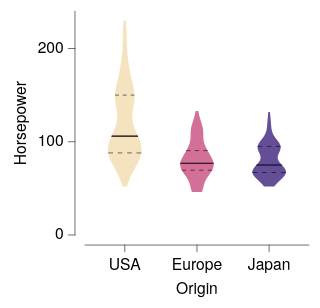

The specification (Vega-Lite) saved for this image:
### Vega-Lite specification from a JSON file in a GitHub repository (floating-point values rounded to 4 significant figures; data arrays with more than 128 entries replaced by an {"elided": "..."} marker saying what was removed)
{"background": null, "config": {"arc": {"fill": "#DBDBDB", "fillOpacity": 1.0, "innerRadius": 25.0, "padAngle": 0.03, "stroke": "black", "strokeOpacity": 1, "strokeWidth": 0.25}, "area": {"fill": "#DBDBDB", "fillOpacity": 1.0, "stroke": "black", "strokeOpacity": 1, "strokeWidth": 0.25}, "axis": {"domain": true, "domainCap": "round", "domainColor": "black", "domainWidth": 0.25, "grid": false, "gridCap": "round", "gridColor": "#F1F1F1", "gridDash": [0, 0], "gridOpacity": 1.0, "gridWidth": 0.25, "labelColor": "black", "labelFont": "Helvetica Neue, HelveticaNeue, Helvetica, Arial, sans-serif", "labelFontSize": 7, "labelFontStyle": "normal", "labelFontWeight": 400, "offset": 4.5, "ticks": true, "tickCap": "round", "tickColor": "black", "tickRound": false, "tickSize": 3, "tickWidth": 0.25, "titleColor": "black", "titleFont": "Helvetica Neue, HelveticaNeue, Helvetica, Arial, sans-serif", "titleFontSize": 7, "titleFontStyle": "normal", "titleFontWeight": 400}, "axisX": {"domain": true, "labelAlign": "center", "labelAngle": 0, "labels": true, "ticks": true, "translate": 0}, "axisY": {"domain": true, "labelAlign": "right", "labelAngle": 0, "labels": true, "ticks": true, "translate": 0}, "axisRight": {"domain": true, "labelAlign": "left", "labelAngle": 0, "labels": true, "ticks": true, "translate": 0}, "axisTop": {"domain": true, "labelAlign": "center", "labelAngle": 0, "labels": true, "ticks": true, "translate": 0}, "axisBand": {"tickOffset": 0}, "bar": {"fill": "#DBDBDB", "fillOpacity": 1.0, "stroke": "black", "strokeOpacity": 1, "strokeWidth": 0.25}, "boxplot": {"size": 9.0, "ticks": {"cornerRadius": 0.25, "fill": "black", "opacity": 1, "size": 4.5, "thickness": 0.25}, "box": {"fillOpacity": 1.0, "stroke": "black", "strokeOpacity": 1, "strokeWidth": 0.25}, "median": {"cornerRadius": 0, "fill": "black", "fillOpacity": 1.0, "opacity": 1, "size": 9.0, "thickness": 0.25}, "rule": {"fill": "black", "fillOpacity": 1.0, "size": 10.0, "stroke": "black", "strokeDash": [0, 0], "strokeOpacity": 1, "strokeWidth": 0.25}, "outliers": {"color": "black", "fill": "black", "fillOpacity": 1.0, "size": 0, "stroke": "black", "strokeOpacity": 1, "strokeWidth": 0.25}}, "circle": {"fill": "black", "fillOpacity": 1.0, "size": 1.25, "stroke": null, "strokeOpacity": 1, "strokeWidth": 0.25}, "errorband": {"band": {"fillOpacity": 0.6, "stroke": null, "strokeWidth": 0.25, "strokeOpacity": 1}, "borders": {"opacity": 0, "strokeOpacity": 0.25, "strokeWidth": 1}}, "errorbar": {"opacity": 1, "rule": {"strokeDash": [0, 0], "strokeWidth": 0.25}, "ticks": {"color": "black", "cornerRadius": 0.125, "opacity": 1, "size": 6.0, "thickness": 0.25}, "thickness": 0.25}, "font": "Helvetica Neue, HelveticaNeue, Helvetica, Arial, sans-serif", "geoshape": {"fill": "#DBDBDB", "fillOpacity": 1.0, "stroke": "black", "strokeOpacity": 1, "strokeWidth": 0.25}, "header": {"labelColor": "black", "labelFont": "Helvetica Neue, HelveticaNeue, Helvetica, Arial, sans-serif", "labelFontSize": 7, "labelFontStyle": "normal", "labelFontWeight": 400, "titleColor": "black", "titleFont": "Helvetica Neue, HelveticaNeue, Helvetica, Arial, sans-serif", "titleFontSize": 7, "titleFontStyle": "normal", "titleFontWeight": 400, "titlePadding": 0}, "legend": {"disable": false, "offset": 4.5, "titlePadding": 4, "labelOffset": 2, "gradientLabelOffset": 2, "gradientLength": 50.0, "gradientThickness": 5.0, "gradientOpacity": 1.0, "gradientStrokeColor": "black", "gradientStrokeWidth": 0.25, "labelColor": "black", "labelFont": "Helvetica Neue, HelveticaNeue, Helvetica, Arial, sans-serif", "labelFontSize": 7, "labelFontStyle": "normal", "labelFontWeight": 400, "strokeColor": "black", "strokeWidth": 0, "symbolSize": 42, "symbolStrokeColor": "black", "symbolStrokeWidth": 0.25, "titleColor": "black", "titleFont": "Helvetica Neue, HelveticaNeue, Helvetica, Arial, sans-serif", "titleFontSize": 7, "titleFontStyle": "normal", "titleFontWeight": 400}, "line": {"color": "black", "stroke": "black", "strokeCap": "butt", "strokeDash": [0, 0], "strokeOpacity": 1, "strokeWidth": 0.5}, "point": {"filled": true, "fill": "#DBDBDB", "fillOpacity": 1.0, "size": 5.0, "stroke": "black", "strokeOpacity": 1, "strokeWidth": 0.25}, "range": {"category": ["#B2B2B2", "#636363", "#4A7CD3", "#008542", "#382864", "#509F98", "#284F93", "#005226", "#A398D6", "#173633"], "diverging": {"scheme": ["#443E60", "#5F597E", "#7C759B", "#9994B6", "#B7B4CC", "#D6D5DC", "#F6F6F6", "#D1DAD9", "#A4C2BF", "#7AA9A4", "#578E89", "#37736E", "#1B5954"]}, "heatmap": {"scheme": ["#32022B", "#43044D", "#4C196E", "#4D338C", "#484DA6", "#3A68BB", "#1D83CA", "#1D9CCB", "#23B5C9", "#28CDC5", "#4DE0B4", "#91EE9F"]}, "ordinal": {"scheme": ["#F1F1F1", "#DBDBDB", "#C6C6C6", "#B2B2B2", "#9D9D9D", "#898989", "#767676", "#636363", "#515151", "#404040", "#2F2F2F", "#1F1F1F"]}, "ramp": {"scheme": ["#32022B", "#43044D", "#4C196E", "#4D338C", "#484DA6", "#3A68BB", "#1D83CA", "#1D9CCB", "#23B5C9", "#28CDC5", "#4DE0B4", "#91EE9F"]}}, "rule": {"color": "black", "stroke": "black", "strokeCap": "round", "strokeDash": [2, 2], "strokeOpacity": 1, "strokeWidth": 0.25}, "scale": {"bandPaddingInner": 0.1, "bandPaddingOuter": 0.1, "round": false}, "rect": {"fill": "#DBDBDB", "fillOpacity": 1.0, "stroke": "black", "strokeOpacity": 1, "strokeWidth": 0.25}, "square": {"fill": "#DBDBDB", "fillOpacity": 1.0, "size": 10.0, "stroke": "black", "strokeOpacity": 1, "strokeWidth": 0.25}, "text": {"color": "black", "font": "Helvetica Neue, HelveticaNeue, Helvetica, Arial, sans-serif", "fontSize": 7, "fontStyle": "normal", "fontWeight": 400}, "tick": {"color": "black", "cornerRadius": 0.125, "opacity": 1.0, "size": 9.0, "thickness": 0.25}, "title": {"anchor": "middle", "frame": "group", "color": "black", "font": "Helvetica Neue, HelveticaNeue, Helvetica, Arial, sans-serif", "fontSize": 7, "fontStyle": "normal", "fontWeight": 400, "subtitleColor": "black", "subtitleFont": "Helvetica Neue, HelveticaNeue, Helvetica, Arial, sans-serif", "subtitleFontSize": "Helvetica Neue, HelveticaNeue, Helvetica, Arial, sans-serif", "subtitleFontStyle": "normal", "subtitleFontWeight": 400}, "trail": {"color": "black", "opacity": 1, "size": 0.5}, "view": {"continuousWidth": 100, "continuousHeight": 100, "discreteWidth": 100, "discreteHeight": 100, "fill": null, "stroke": null, "strokeWidth": 0.25}}, "layer": [{"data": {"name": "data-44dff7445a501b9cf6b30f1134c45719"}, "mark": {"type": "line", "fillOpacity": 0.85, "filled": true, "strokeOpacity": 0, "strokeWidth": 0.25}, "encoding": {"color": {"field": "__group", "legend": null, "scale": {"domain": ["USA", "Europe", "Japan"], "range": ["#F4DDB4", "#CC5887", "#4B2F87"]}, "sort": ["USA", "Europe", "Japan"], "title": null, "type": "nominal"}, "order": {"field": "__order", "type": "quantitative"}, "x": {"axis": null, "field": "__x", "scale": {"domain": [0, 100], "padding": 0}, "type": "quantitative"}, "y": {"field": "__y", "title": "Horsepower", "type": "quantitative"}}}, {"data": {"values": [{"__group": "USA", "__y": 88.0, "__x": 10.35, "__x2": 25.13, "__dysonsphere__": 1}]}, "mark": {"type": "rule", "color": "black", "strokeCap": "butt", "strokeDash": [2.111, 2.111], "strokeWidth": 0.25}, "encoding": {"x": {"axis": null, "field": "__x", "scale": {"domain": [0, 100], "padding": 0}, "type": "quantitative"}, "x2": {"field": "__x2"}, "y": {"field": "__y", "title": "Horsepower", "type": "quantitative"}}}, {"data": {"values": [{"__group": "USA", "__y": 150.0, "__x": 13.39, "__x2": 22.1, "__dysonsphere__": 1}]}, "mark": {"type": "rule", "color": "black", "strokeCap": "butt", "strokeDash": [1.742, 1.742], "strokeWidth": 0.25}, "encoding": {"x": {"axis": null, "field": "__x", "scale": {"domain": [0, 100], "padding": 0}, "type": "quantitative"}, "x2": {"field": "__x2"}, "y": {"field": "__y", "title": "Horsepower", "type": "quantitative"}}}, {"data": {"values": [{"__group": "Europe", "__y": 69.5, "__x": 43.2, "__x2": 56.8, "__dysonsphere__": 1}]}, "mark": {"type": "rule", "color": "black", "strokeCap": "butt", "strokeDash": [1.943, 1.943], "strokeWidth": 0.25}, "encoding": {"x": {"axis": null, "field": "__x", "scale": {"domain": [0, 100], "padding": 0}, "type": "quantitative"}, "x2": {"field": "__x2"}, "y": {"field": "__y", "title": "Horsepower", "type": "quantitative"}}}, {"data": {"values": [{"__group": "Europe", "__y": 90.5, "__x": 45.23, "__x2": 54.77, "__dysonsphere__": 1}]}, "mark": {"type": "rule", "color": "black", "strokeCap": "butt", "strokeDash": [1.906, 1.906], "strokeWidth": 0.25}, "encoding": {"x": {"axis": null, "field": "__x", "scale": {"domain": [0, 100], "padding": 0}, "type": "quantitative"}, "x2": {"field": "__x2"}, "y": {"field": "__y", "title": "Horsepower", "type": "quantitative"}}}, {"data": {"values": [{"__group": "Japan", "__y": 67.0, "__x": 74.78, "__x2": 89.74, "__dysonsphere__": 1}]}, "mark": {"type": "rule", "color": "black", "strokeCap": "butt", "strokeDash": [2.137, 2.137], "strokeWidth": 0.25}, "encoding": {"x": {"axis": null, "field": "__x", "scale": {"domain": [0, 100], "padding": 0}, "type": "quantitative"}, "x2": {"field": "__x2"}, "y": {"field": "__y", "title": "Horsepower", "type": "quantitative"}}}, {"data": {"values": [{"__group": "Japan", "__y": 95.0, "__x": 77.14, "__x2": 87.38, "__dysonsphere__": 1}]}, "mark": {"type": "rule", "color": "black", "strokeCap": "butt", "strokeDash": [2.048, 2.048], "strokeWidth": 0.25}, "encoding": {"x": {"axis": null, "field": "__x", "scale": {"domain": [0, 100], "padding": 0}, "type": "quantitative"}, "x2": {"field": "__x2"}, "y": {"field": "__y", "title": "Horsepower", "type": "quantitative"}}}, {"data": {"values": [{"__group": "USA", "__y": 105.4, "__x": 11.72, "__x2": 23.77, "__dysonsphere__": 1}, {"__group": "USA", "__y": 105.7, "__x": 11.76, "__x2": 23.72, "__dysonsphere__": 1}, {"__group": "USA", "__y": 106.0, "__x": 11.82, "__x2": 23.66, "__dysonsphere__": 1}, {"__group": "USA", "__y": 106.6, "__x": 11.92, "__x2": 23.56, "__dysonsphere__": 1}, {"__group": "USA", "__y": 106.6, "__x": 11.93, "__x2": 23.55, "__dysonsphere__": 1}, {"__group": "Europe", "__y": 76.4, "__x": 42.52, "__x2": 57.48, "__dysonsphere__": 1}, {"__group": "Europe", "__y": 76.6, "__x": 42.53, "__x2": 57.47, "__dysonsphere__": 1}, {"__group": "Europe", "__y": 77.0, "__x": 42.55, "__x2": 57.45, "__dysonsphere__": 1}, {"__group": "Europe", "__y": 77.04, "__x": 42.55, "__x2": 57.45, "__dysonsphere__": 1}, {"__group": "Europe", "__y": 77.48, "__x": 42.59, "__x2": 57.41, "__dysonsphere__": 1}, {"__group": "Europe", "__y": 77.6, "__x": 42.6, "__x2": 57.4, "__dysonsphere__": 1}, {"__group": "Japan", "__y": 74.4, "__x": 76.3, "__x2": 88.22, "__dysonsphere__": 1}, {"__group": "Japan", "__y": 74.51, "__x": 76.34, "__x2": 88.17, "__dysonsphere__": 1}, {"__group": "Japan", "__y": 74.91, "__x": 76.49, "__x2": 88.02, "__dysonsphere__": 1}, {"__group": "Japan", "__y": 75.0, "__x": 76.53, "__x2": 87.99, "__dysonsphere__": 1}, {"__group": "Japan", "__y": 75.32, "__x": 76.65, "__x2": 87.87, "__dysonsphere__": 1}, {"__group": "Japan", "__y": 75.6, "__x": 76.75, "__x2": 87.76, "__dysonsphere__": 1}]}, "mark": {"type": "area", "fill": "black", "fillOpacity": 1, "opacity": 1, "stroke": null, "strokeWidth": 0}, "encoding": {"detail": {"field": "__group", "type": "nominal"}, "x": {"axis": null, "field": "__x", "scale": {"domain": [0, 100], "padding": 0}, "type": "quantitative"}, "x2": {"field": "__x2"}, "y": {"field": "__y", "title": "Horsepower", "type": "quantitative"}}}, {"data": {"name": "data-d7a230a7326baf606a19256938f2a2d2"}, "mark": {"type": "bar", "opacity": 0}, "encoding": {"x": {"axis": {}, "field": "Origin", "scale": {"domain": ["USA", "Europe", "Japan"]}, "sort": ["USA", "Europe", "Japan"], "title": "Origin", "type": "nominal"}}, "transform": [{"filter": "false"}]}], "resolve": {"axis": {"x": "independent"}}, "$schema": "https://vega.github.io/schema/vega-lite/v6.4.1.json", "datasets": {"data-44dff7445a501b9cf6b30f1134c45719": {"elided": "1203 records"}, "data-d7a230a7326baf606a19256938f2a2d2": {"elided": "400 records"}}}
